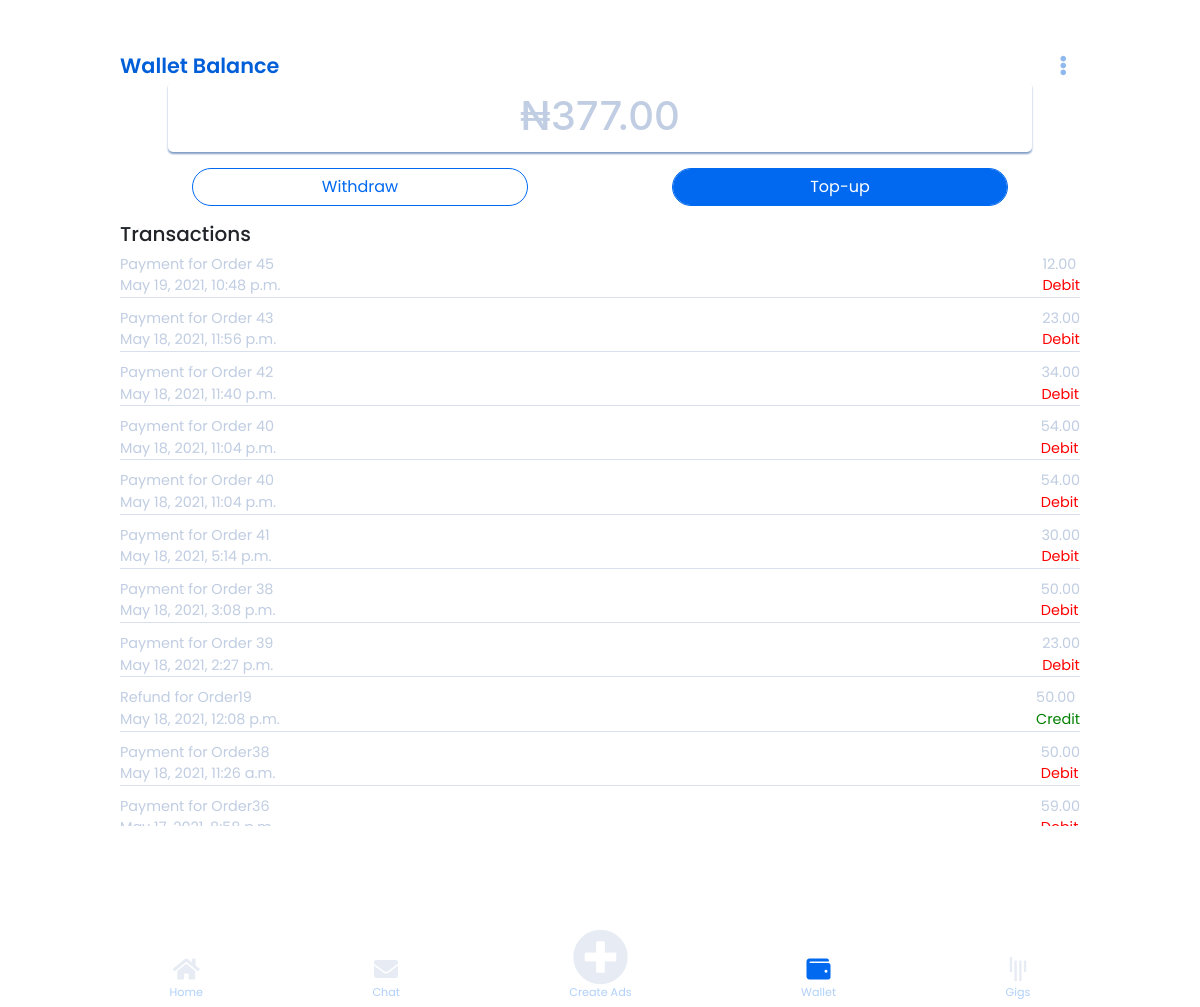
The app's page /wallet (signed in), older data.
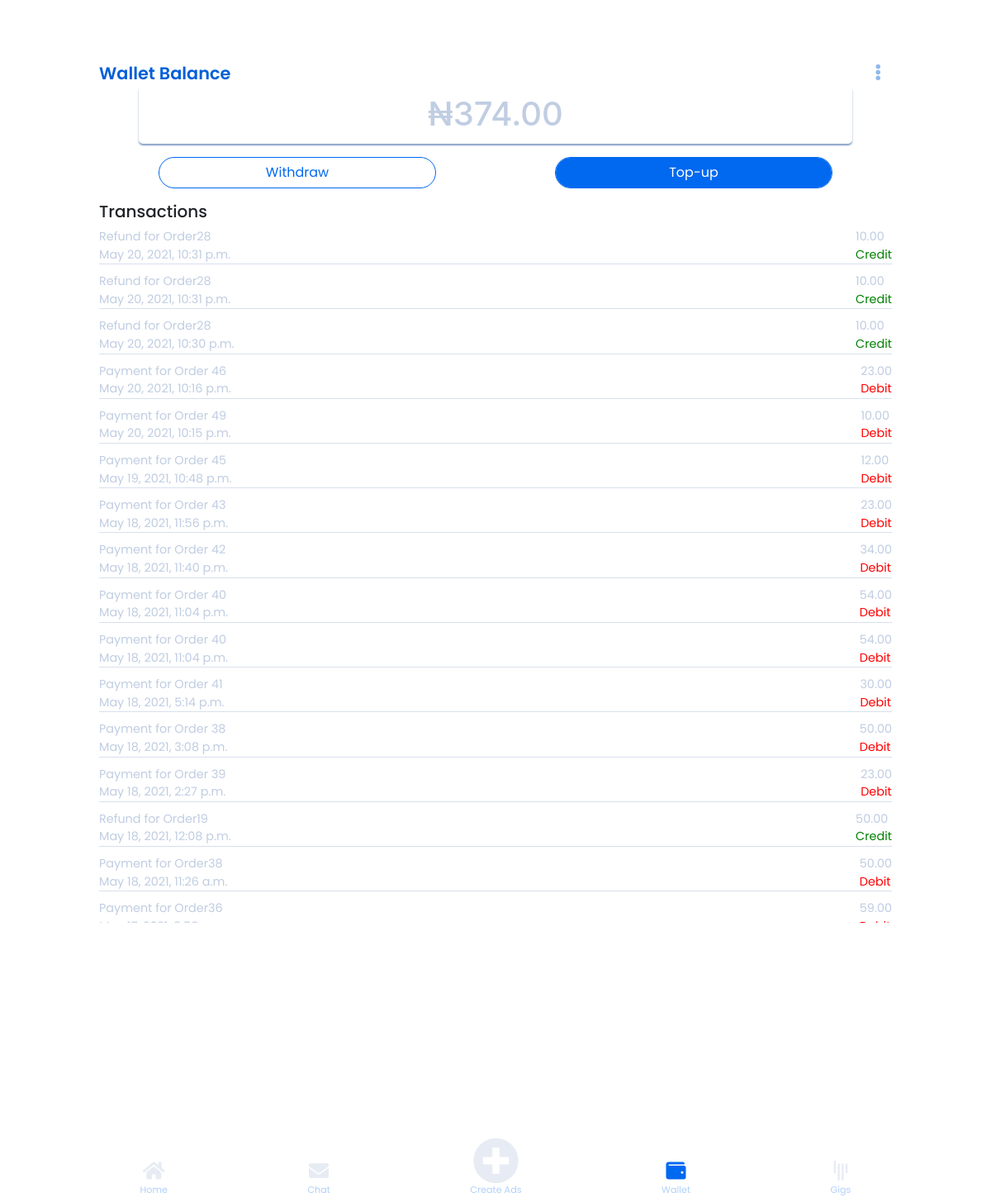
The same page, newer data.
### app/models.py (models this page shows, shortened)
class User(models.Model):
    class Meta:
        db_table = "Fida_user_table"
    user_id = models.CharField(max_length=500,unique=True)
    firstname = models.CharField(max_length=30,verbose_name="Firstname",blank=True)
    lastname = models.CharField(max_length=30,verbose_name="Lastname",blank=True)
    user_phone = models.TextField(max_length=15, unique=True, null=True, verbose_name="Telephone number")
    email = models.EmailField(max_length=90, unique=True,verbose_name="Email")
    user_password = models.TextField(max_length=200,verbose_name="Password")
    user_address = models.TextField(max_length=200,verbose_name="Address")
    user_state = models.TextField(max_length=200,verbose_name="State")
    ratings = models.IntegerField(max_length=200,verbose_name="Job Ratings", default=1.0)
    role = models.TextField(max_length=50,verbose_name="User role",default="client")
    walletBalance = models.FloatField(verbose_name="Balance",default=0.00)
    account_name = models.TextField(max_length=150,verbose_name="Account Name",default="Null")
    account_number = models.TextField(max_length=150,verbose_name="Account Number",default="0000000000")
    bank_name = models.TextField(max_length=150,verbose_name="Bank Name",default="Null")
    profile_complete = models.BooleanField(default=False)
    terms_conditions = models.BooleanField(default=False)
    notification = models.BooleanField(default=False, verbose_name="Notification toggle")
    date_added = models.DateTimeField(default=timezone.now)

class Transaction(models.Model):
    class Meta:
        db_table = "Transaction Table"
    from_id = models.TextField(max_length=20,verbose_name="Sending Party",null=True)
    to_id = models.TextField(max_length=20,verbose_name="Recieving Party",null=True)
    transaction_type = models.TextField(max_length=20,verbose_name="Type of Transaction",null=True)
    transaction_message= models.TextField(max_length=500,verbose_name="Message", null=True)
    projectCompleted = models.BooleanField(default=False, verbose_name="is Project completed")
    project_id = models.TextField(max_length=20,verbose_name="Project ID",null=True)
    amount = models.FloatField(verbose_name="Amount Sent",null=True)
    date_added = models.DateTimeField(default=timezone.now)

### app/views.py (the view)
# urls.py: path("wallet", views.wallet_page, name="wallet"),
def wallet_page(request):
    if 'user_id' in request.session:
        user_id = request.session['user_id']
        try:
            user_data = User.objects.get(user_id=user_id)
            userTransactions=Transaction.objects.filter(Q(from_id__icontains=user_id) | Q(to_id__icontains=user_id)).order_by('-date_added')[:20]
            num = len(userTransactions)
            userTransactionsList = []
            for i in range(0,num):
                sender = userTransactions[i].from_id
                to = userTransactions[i].to_id
                date_added = userTransactions[i].date_added
                transaction_type  = userTransactions[i].transaction_type
                amount  = userTransactions[i].amount
                transaction_message = userTransactions[i].transaction_message
                to_json = {
                    "sender": sender,
                    "transaction_type": transaction_type,
                    "to": to,
                    "transaction_message": transaction_message,
                    "amount": amount,
                    "date_added": date_added,
                }
                userTransactionsList.append(to_json)
            return_data = {
                "error": False,
                "walletBalance": user_data.walletBalance,
                "transaction": userTransactionsList
            }
        except Exception as e:
            return_data = {
                "error": True,
                "message": "Something went wrong!"
            }
        return render(request,"artisan/wallet/wallet.html", return_data)
    else:
        return redirect('/login')

### app/templates/artisan/wallet/wallet.html (shortened to what this page needs)
{% extends "artisan/nav.html" %}
{% load static %}
{% load humanize %}
{% block body%}
<section class="home-background">
<div style="width: 100%; display: flex; justify-content: space-between;">
    <p class="text-left" style="color:#005FD8; font-size: 1.3rem; font-weight: 600; font-family: Poppins;">Wallet Balance</p>
    <button class="navbar-toggler" type="button" data-toggle="collapse" data-target="#navbarSupportedContent" ><i class="fas fa-ellipsis-v  text-right" style="color: #005FD870;" ></i></button>
  </div>
    <div class="wallet-top">
      <div class="balance">
        <h1>&#8358;{{walletBalance|floatformat:2|intcomma}}</h1>
      </div>
      <div class="option-div">
        <input type="button" value="Withdraw" class="form-control withdraw mt-3" id="job_details_submit" style="width: 35%;">
            <input type="button" value="Top-up" class="form-control topup mt-3" id="job_details_submit" style="width: 35%;">
      </div>
    </div>
    <div class="wallet-bottom mt-3">
      <h5 style="font-family: Poppins;">Transactions</h5>
      {% if transaction %}
    {% for t in transaction %}
      {% if t.transaction_type == "Credit" %}
      <div class="trans-div">
        <div class="trans-1">
          <p>{{t.transaction_message}}</p>
          <p>{{t.date_added}}</p>
        </div>
        <div class="trans-2">
          <p>{{t.amount|floatformat:2|intcomma}}</p>
          <p style="color:green">{{t.transaction_type}}</p>
        </div>
      </div>
      {% else %}
      <div class="trans-div">
        <div class="trans-1">
          <p>{{t.transaction_message}}</p>
          <p>{{t.date_added}}</p>
        </div>
        <div class="trans-2">
          <p>{{t.amount|floatformat:2|intcomma}}</p>
          <p style="color:red">{{t.transaction_type}}</p>
        </div>
      </div>
      {% endif %}
    {% endfor %}
    {% else %}
    <div class='text-center text-primary' style="margin-top:50px;">There is no Transaction yet</div>
    {% endif %}
    </div>
</section>
<footer class="footer">
    <a href="{% url 'artisan_home' %}">
        <i class="fas fa-home fa-2x  "></i>
        <p style="margin-top:-70px; color:#0069F050;">Home</p>
    </a>
    <a href="{% url 'chat' %}">
        <i class="fas fa-envelope fa-2x "></i>
        <p style="margin-top:-70px; color:#0069F050;">Chat</p>
    </a>
    <a href="{% url 'new_ads' %}">
        <i class="fas fa-plus-circle fa-3x "></i>
        <p style="margin-top:-70px; color:#0069F050;">Create Ads</p>
    </a>
    <a href="">
        <i class="fas fa-wallet fa-2x active-icon"></i>
        <p style="margin-top:-70px; color:#0069F050;">Wallet</p>
    </a>
    <a href="{% url 'gig' %}">
        <i class="fab fa-gitter fa-2x "></i>
        <p style="margin-top:-70px; color:#0069F050;">Gigs</p>
    </a>
</footer>
{% endblock %}

### app/templates/artisan/nav.html (shortened to what this page needs)
<!DOCTYPE html>
<html lang="en">
<head>
    {% load static %}
    <link rel="stylesheet" href="https://use.fontawesome.com/releases/v5.6.3/css/all.css">
    <link rel="stylesheet" href="{% static 'bootstrap-4.5.2/css/bootstrap.css' %}">
    <link rel="stylesheet" href="{% static 'css/bootstrap-datetimepicker.css' %}">
    <link rel="stylesheet" href="{% static 'css/gig.css' %}">
    <link rel="stylesheet" href="{% static 'css/home.css' %}">
    <link rel="stylesheet" href="{% static 'css/wallet.css' %}">
    <link rel="stylesheet" href="{% static 'css/chat.css' %}">
    <link rel="stylesheet" href="{% static 'css/account.css' %}">
</head>
<body>
    {% block body%}
    {% endblock %}
</body>
</html>

### app/static/css/home.css (style rules this page uses)
body { overflow: hidden; }
.home-background { height: 90vh; width: 80%; margin:5vh auto; }
.footer { height: 80px!important; background-color: #fff; width: 100%; position: fixed; bottom: 0; display: flex; line-height: 90px; justify-content: space-evenly; }
.footer>a { color:#829CC530!important; text-align: center; }
.active-icon { color:#0069F0!important; text-align: center; }
.fa-2x { font-size: 1.5em!important; }
.fa-3x { font-size: 3.5em!important; margin-top: -5vh!important; }
p { margin:0; font-size: 0.7rem; font-family: Poppins; }

### app/static/css/wallet.css (style rules this page uses)
.balance { height: 70px; width:90%; margin:auto; background: #FFFFFF; box-shadow: 0px 2px 2px #829CC5; border-radius: 5px; text-align: center; }
.balance > h1 { color:#829CC580; line-height: 1.7!important; }
.wallet-top { text-align: center; }
.option-div { display: flex; justify-content: space-around; }
.trans-div { display: flex; justify-content: space-between; border-bottom: 1px solid #829CC550; margin-bottom: 10px; }
.trans-div >div > p { font-family: Poppins; color:#829CC580; font-size: 0.9rem; }
.withdraw { border-radius: 25px; background-color: #fff; border: 1px solid #0069F0; font-family: Poppins; color: #0069F0; }
.topup { border-radius: 25px; background-color: #0069F0; border: 1px solid #0069F0; color: #fff; font-family: Poppins; }
.wallet-bottom { overflow-y: scroll; height:60vh; }
.wallet-bottom { -ms-overflow-style: none; scrollbar-width: none; }

Row changes from the older to the newer data that the page shows:
changed User: walletBalance "377.00" → "374.00"
added Transaction: transaction_message "Refund for Order28", date_added "May 20, 2021, 10:31 p.m.", amount "10.00", transaction_type "Credit"
added Transaction: transaction_message "Refund for Order28", date_added "May 20, 2021, 10:31 p.m.", amount "10.00", transaction_type "Credit"
added Transaction: transaction_message "Refund for Order28", date_added "May 20, 2021, 10:30 p.m.", amount "10.00", transaction_type "Credit"
added Transaction: transaction_message "Payment for Order 46", date_added "May 20, 2021, 10:16 p.m.", amount "23.00", transaction_type "Debit"
added Transaction: transaction_message "Payment for Order 49", date_added "May 20, 2021, 10:15 p.m.", amount "10.00", transaction_type "Debit"
